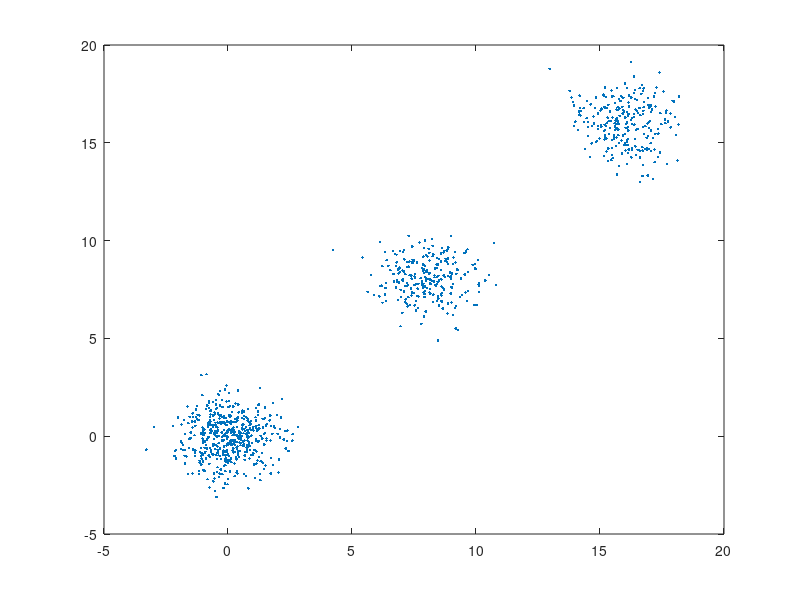

Source code (MATLAB):
clear all
close all
CS=500;
GT=3;
rng(0)
minpts=(2*CS)*.05; % minimum cluster size 10%
epsilon=0.02; % the 2 percent
if(GT==2)
   data=[randn(CS,2);randn(CS,2)+4;]; 
   GTc=[ones(CS,1);2*ones(CS,1);]; 
end

if(GT==3)
    data=[randn(CS,2);randn(CS/2,2)+8;randn(CS/2,2)+16;];
    GTc=[ones(CS,1);2*ones(CS/2,1);3*ones(CS/2,1);];
end
figure
plot(data(:,1),data(:,2),'.')

%% optics
if(0)
[ SetOfClusters, RD, CD, order ] = cluster_optics(data, minpts, epsilon);
NP=floor(1+sqrt(length(SetOfClusters)));
figure(2)
for c=unique(GTc')
    subplot(NP,NP,1)
       ids=find(GTc==c);
    plot(data(ids,1),data(ids,2),'.')
    hold on 
end



for i=1:length(SetOfClusters)
    subplot(NP,NP,i+1)
    plot(data(:,1),data(:,2),'k.')
    ids=order(SetOfClusters(i).start:SetOfClusters(i).end);
    hold on
    plot(data(ids,1),data(ids,2),'r.')
end

figure
tsne_out=tsne(data);
[ SetOfClusters, RD, CD, order ] = cluster_optics(tsne_out, minpts, epsilon);
NP=floor(1+sqrt(length(SetOfClusters)));



figure(10)

for c=unique(GTc')
    subplot(NP,NP,1)
       ids=find(GTc==c);
    plot(tsne_out(ids,1),tsne_out(ids,2),'.')
    hold on 
end



for i=1:length(SetOfClusters)
    subplot(NP,NP,i+1)
    plot(tsne_out(:,1),tsne_out(:,2),'k.')
    ids=order(SetOfClusters(i).start:SetOfClusters(i).end-1);
    hold on
    plot(tsne_out(ids,1),tsne_out(ids,2),'r.')
end
end

